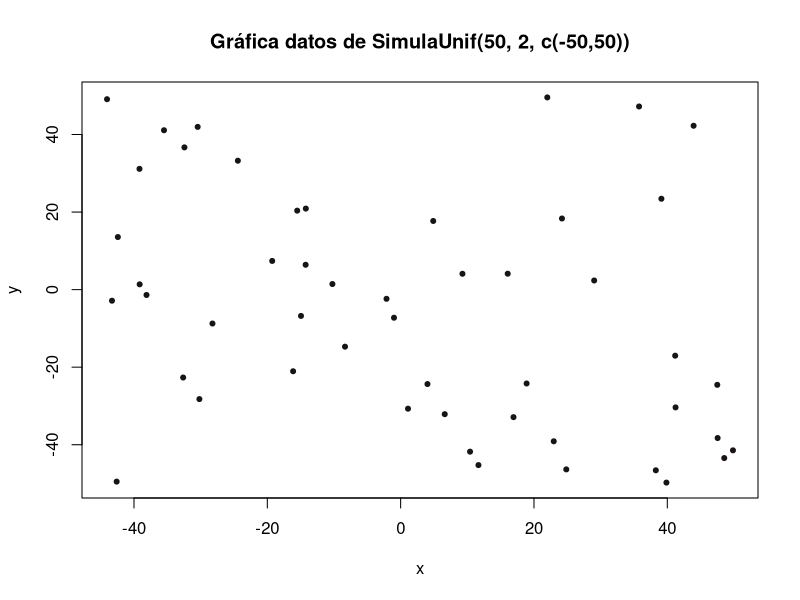
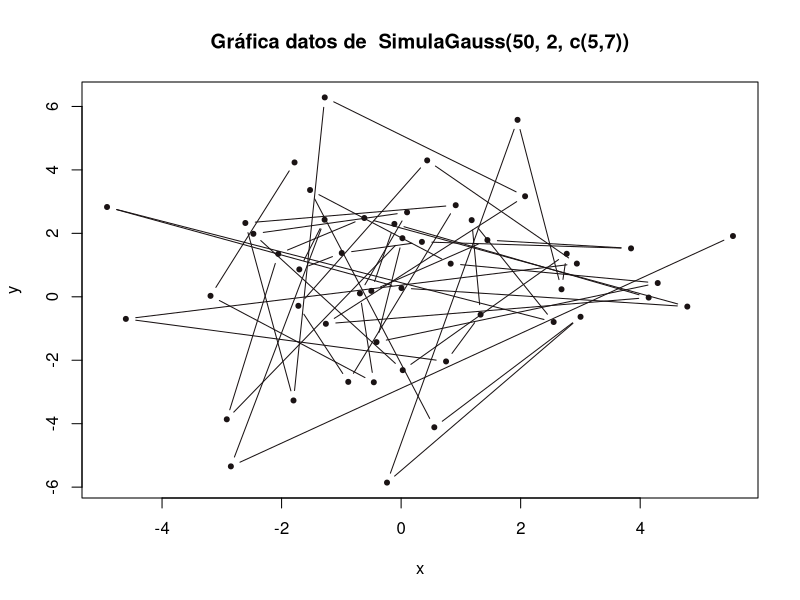
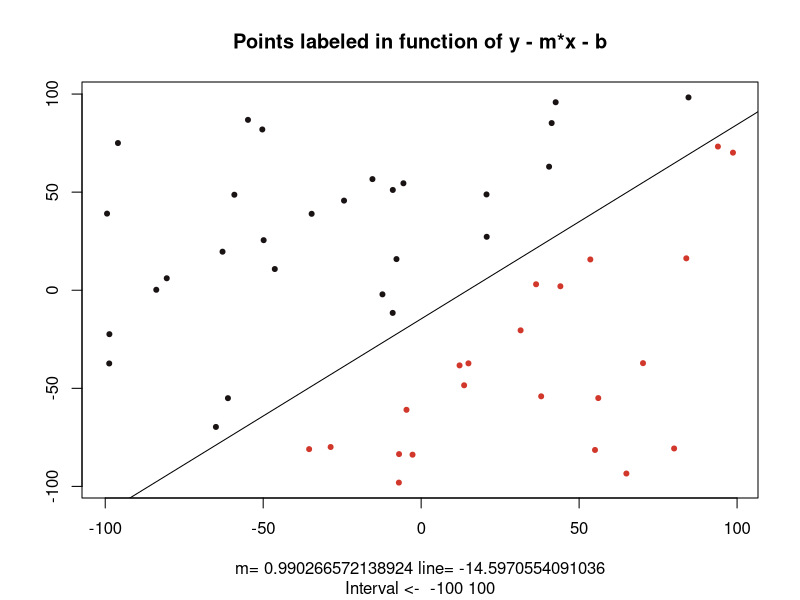
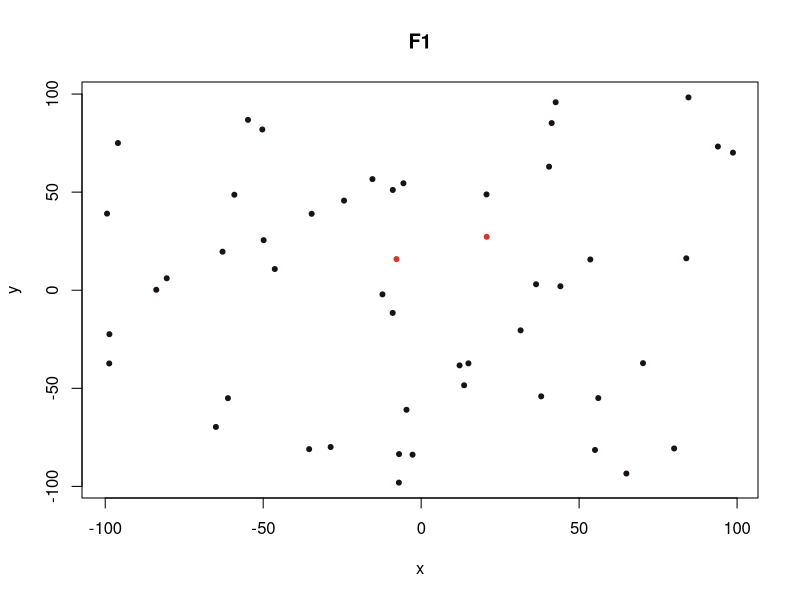
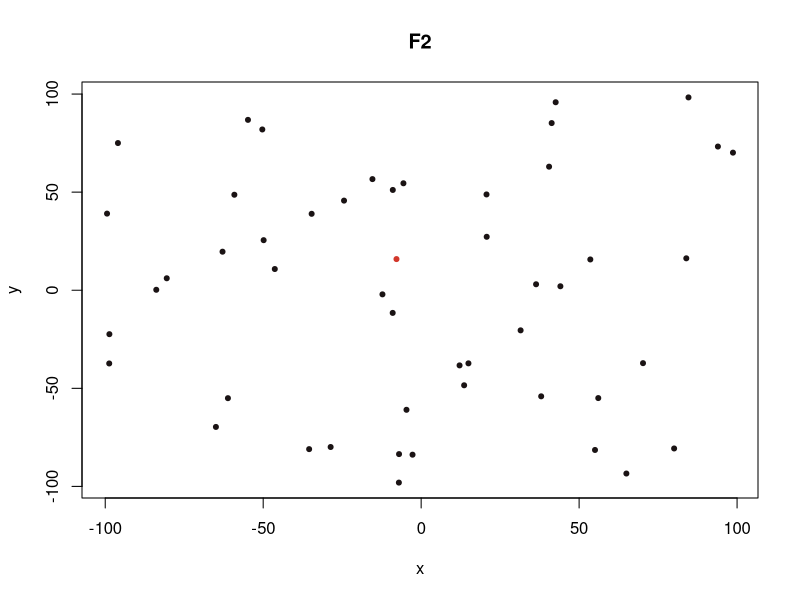
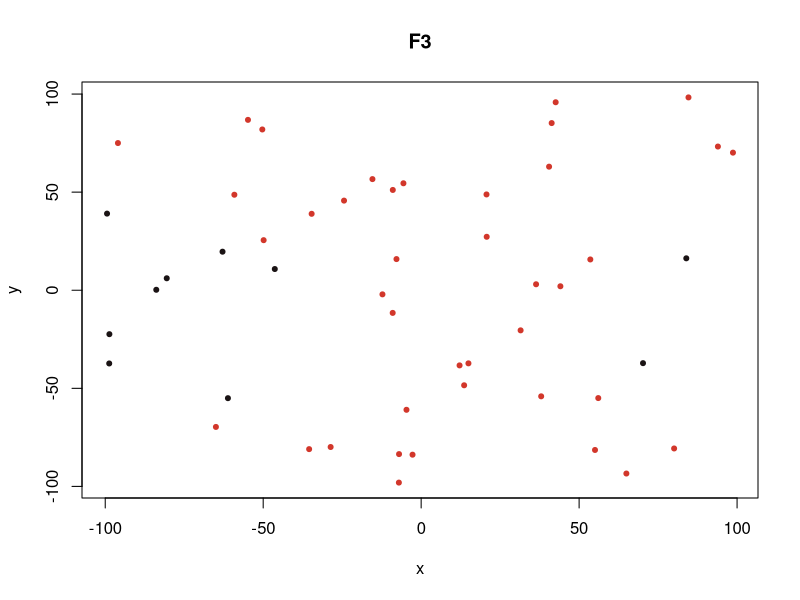
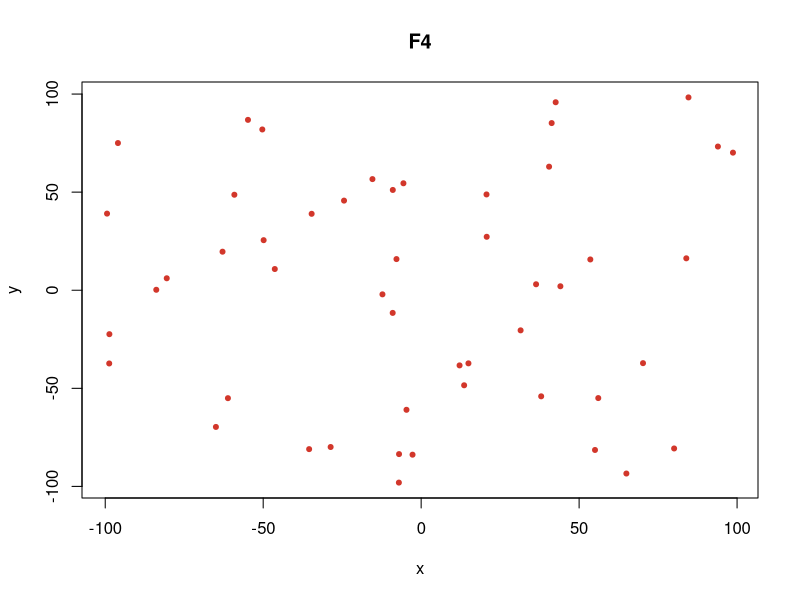
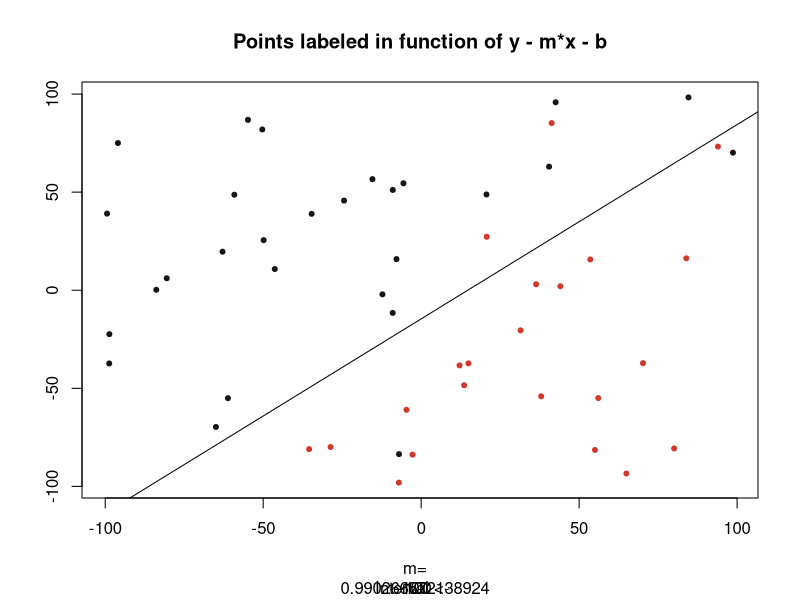

Source code (R) for these figures, in order: (Note: this script raises an error after producing the figures.)
## ---- chunk 1
knitr::opts_chunk$set(echo = TRUE)

# library(parallel)
# Calculate the number of cores
# cores.number <- detectCores()
# Initialize seed
# clusterSetRNGStream(cl, iseed = 1000000007)
set.seed(1000000007)
## ---- chunk 2
MyPlot <- function(data, labels = NULL, myMain = NULL, pch = 20, xlab = "x",
                   ylab = "y", ...) {
  # Wrapper function for plotting
  #
  # Args:
  #   Data: A data structure containing the data in the form x,y
  #   labels: Labels to color the data points
  #   rest of params: Graphical params to plot
  if (length(labels) != 0) {
    labels[labels == 1] <- "#1A1314"
    labels[labels == -1] <- "#D2372B"
  } else {
    labels <- "#1A1314"
  }

  if (is.null(dim(labels))) {
    plot(data,
         col = labels,
         pch = pch,
         xlab = xlab,
         ylab = ylab,
         ...)
  } else {
    for (i in seq(1, dim(labels)[2])) {
      plot(data,
           col = unlist(labels[i]),
           main = myMain[i],
           pch = pch,
           xlab = xlab,
           ylab = ylab,
           ...)
    }
  }
}
## ---- chunk 3
SimulaUnif <- function(N, dimen = 1, rango = c(0:1)) {
  # Generate a list of vectors populated with uniform distributed random numbers
  #
  # Args:
  #   N: Length of the list
  #   dimen: The dimension of each vector in the list
  #   rango: Range to use generating the numbers
  #
  # Returns:
  #   A list of vectors populated randomly
  array(runif(dimen*N, rango[1], rango[2]),
        dim = c(N, dimen))
}

SimulaUnif(10, 5, c(10,100))
SimulaUnif(10, 2)
SimulaUnif(10)
## ---- chunk 4
SimulaGauss <- function(N, dimen = 1, sig = 1){
  # Generate a list of vectors populated using the normal (Gaussian)
  # distribution
  #
  # Args:
  #   N: Length of the list
  #   dimen: The dimension of each vector in the list
  #   sigma: Vector of Standard deviations
  #
  # Returns:
  #   A list of vectors populated randomly
  array(rnorm(dimen*N, sd = sqrt(sig)),
        dim = c(N, dimen))
}

SimulaGauss(10, 5, c(1,2))
## ---- chunk 5
datos <- SimulaUnif(50, 2, c(-50,50))
print(datos)
MyPlot(datos,
       main = "Gráfica datos de SimulaUnif(50, 2, c(-50,50))")
## ---- chunk 6
datos <- SimulaGauss(50, 2, c(5,7))
print(datos)
MyPlot(datos,
       main = "Gráfica datos de  SimulaGauss(50, 2, c(5,7))",
       type = "b")
## ---- chunk 7

SimulaRecta <- function(interval = c(-50, 50)){
  # Computes the slope and intercept values of two points in the given interval
  #
  # Args:
  #   interval: Interval from which to pick to random points
  #
  # Returns:
  #   A vector [m, l, p1, p2] where:
  #     - m is the slope 
  #     - l is the intercept
  #     - p1, p2, are the points randomly selected
  thePoints  <- SimulaUnif(2, 2, interval)
  
  # Compute the slope
  m <- (thePoints[1,1] - thePoints[2,2]) / (thePoints[1,1] - thePoints[2,1])
  
  # Compute y − y1 <- m(x − x1)
  line <- m * (thePoints[1,1] - thePoints[2,1]) + thePoints[2,2]
  
  c(m, line, thePoints)
}

interval <- c(-50, 50);
x <- SimulaUnif(5000, 2, interval);

result <- SimulaRecta(interval)
m <- result[1]
print(m)
line <- result[2]
print(line)
data <- array(result[3:6], c(2,2))
print(data)
## ---- chunk 8
interval <- c(-100, 100)
# Generate a set of points
x <- SimulaUnif(50, 2, interval)

fsign <- function(x, y, m, b){
  # Function to label a 2D Point
  y - m * x - b
}

straight <- SimulaRecta(interval)
m <- straight[1]
line <- straight[2]

# Apply fsign to each point of the set, each x,y will be passed to fsign
result <- mapply(fsign, x[,1], x[,2],
                 m = m,
                 b = line)

# Label the result with -1/1
result <- ifelse(result >= 0, 1, -1)

# Create a data frame to store the result
data.fsign <- data.frame(x      = x[,1],
                         y      = x[,2],
                         result = result)

# Draw the result
MyPlot(data.fsign[1:2],
       data.fsign$result,
       main = "Points labeled in function of y - m*x - b",
       xlab = paste(c("m=", m, "line=", line), collapse = " "),
       sub  = paste(c("Interval <- ", interval), collapse = " "),
       ylab = "")
abline(line,m)
## ---- chunk 9
# Define the functions
F1 <- function(x, y) {
  (x - 10) ^ 2 + (y - 20) ^ 2 - 400
}
F2 <- function(x, y){
  0.5 * (x + 10) ^ 2 + (y - 20) ^ 2 - 400
}
F3 <- function(x, y){
  0.5 * (x - 10) ^ 2 - (y + 20) ^ 2 - 400
}
F4 <- function(x, y){
  y - 20 * x ^ 2 - 5 * x + 3
}

# Generate a vector of functions
MultiFun <- function(x, y) {
      c(F1 = F1(x, y), 
        F2 = F2(x, y),
        F3 = F3(x, y),
        F4 = F4(x, y))
}

# Apply the functions
result <- mapply(MultiFun, x[,1], x[,2])

# Label the results
result <- ifelse(result >= 0, 1, -1)

# Create a data frame to store the result
data.functions <- data.frame(x  = x[,1],
                             y  = x[,2],
                             F1 = result[1,],
                             F2 = result[2,],
                             F3 = result[3,],
                             F4 = result[4,])

# Draw the result
MyPlot(data.functions[1:2], data.functions[3:6], c("F1", "F2", "F3", "F4"))
## ---- chunk 10
GetPercentageOfData <- function(x, condition = 1, percentage = .1){
  # Get the percentage of samples that meet condition
  #
  # Args:
  #   x: A vector containing the data
  #   condition: Condition that the data need to satisfy
  #   percentaje: What percentage of samples to get
  #
  # Returns:
  #   Indexes of the percentage of the samples that meet the condition
  meetCondition <- which(x == condition)
  sample(meetCondition, length(meetCondition) * percentage)
}

# Get a 10% of samples labeled with a 1
positive.index <- GetPercentageOfData(data.fsign$result)
data.fsign.noisy <- data.fsign
data.fsign.noisy$result[positive.index] <- -1

negative.index <- GetPercentageOfData(data.fsign$result, -1)
data.fsign.noisy$result[negative.index] <- 1

# Draw the result
MyPlot(data.fsign.noisy[1:2],
       data.fsign.noisy$result,
       main = "Points labeled in function of y - m*x - b",
       xlab = paste(c("m=", m, "line=", line), collapse <- " "),
       sub  = paste(c("Interval <- ", interval), collapse <- " "),
       ylab = "")
abline(line,m)
## ---- chunk 11
# Initiate cluster
# cl <- makeCluster(cores.number, type = "FORK")
# Get a 10% of samples labeled with a 1 in all 4 functions
# system.time(positive.index <- parLapply(cl, data.functions[3:6], GetPercentageOfData))
positive.index <- lapply(data.functions[3:6], GetPercentageOfData)

data.functions.noisy <- data.functions
# Change 1 by -1
data.functions.noisy$F1[positive.index$F1] <- -1
data.functions.noisy$F2[positive.index$F2] <- -1
data.functions.noisy$F3[positive.index$F3] <- -1
data.functions.noisy$F4[positive.index$F4] <- -1

# Get a 10% of samples labeled with a 1 in all 4 functions
# negative.index <- parLapply(cl, data.functions[3:6], GetPercentageOfData, condition = -1)
negative.index <- lapply(data.functions[3:6], GetPercentageOfData, condition = -1)

# Free memory of the cluster
# stopCluster(cl)

# Change -1 by 1
data.functions.noisy$F1[negative.index$F1] <- 1
data.functions.noisy$F2[negative.index$F2] <- 1
data.functions.noisy$F3[negative.index$F3] <- 1
data.functions.noisy$F4[negative.index$F4] <- 1

# Draw the result
# par(mfrow <- c(2,2))
MyPlot(data.functions.noisy[1:2], data.functions.noisy[3:6],
       c("F1", "F2", "F3", "F4"))
## ---- chunk 12
AjustaPla <- function(data,
                      label,
                      max_iter       = 1000,
                      vini           = matrix(0, 1, 3),
                      visual         = F,
                      show.last.iter = F,
                      memory         = F) {
  # Get the weight to learn from the data passed as parameter
  # using the 2D Perceptron algorithm
  #
  # Args:
  #   data: A matrix with the data (xn, yn)
  #   label: The labels for the data passed in
  #   max_iter: How much iter to find a solution
  #   vini: Initial weights
  #   visual: Draw each hyperplane found
  #   show.last.iter: Draw the last hyperplane found, even when the algorithm
  #     does not converge
  #   memory: Tells the algorithm if it has to store the best result in each
  #     iteration in the case of not converging
  #
  # Returns:
  #   The weights learned to adjust the data set and how many iterations it 
  #   did in a data frame.
  #   If the PLA did not converged in within max_iter, the currents weights
  #   are returned and the iterations are set to -1
  
  GetSign <- function(values){
    # Return the sign for the values
    #
    # Args:
    #   values: The values to get the sign of.
    #
    # Returns:
    #   The sign of the values
    return(ifelse(values >= 0, 1, -1))
  }
  
  DrawBoundary <- function(w, color = '#525F7F', ...) {
  # Plot decision boundary defined by
  # a parameter vector w
  
  # As your decision function is simply sgn(w1*x+w2*y+w3) then the decision boundary equation is a line with canonical form w1*x + w2*y + w3 <- 0.
  # 
  # |w3|/||w|| is the distance from the origin, w3 itself does not have a good geometrical interpretation (as long as w is not unit-length).
  # 
  # In order to plot line with such equation you can simply draw a line through (0,-w3/w2) and (-w3/w1,0) (assuming that both w1 and w2 are non-zero)
  
    w <- as.numeric(w)
    
    b <- w[1]
    w1 <- w[2]
    w2 <- w[3]
    
    slope <- -(w1 / w2)
    intercept <- -(b / w2)
    
    abline(a   = intercept,
           b   = slope,
           col = color,
           ...)
  }
  
  converged <- F
  alpha <- 50
  
  if (visual == T) {
    x.lim = max(data) + 50
    MyPlot(data, label, xlim = c(-x.lim, x.lim), ylim = c(-x.lim, x.lim))
    # Fix for rmd pdf generation, this put every plot below each other, no overflows
    cat('\r\n\r\n')
  }
  
  # Add x0
  data <- cbind(rep(1, nrow(data)), data)
  
  # Convert weights as matrix
  as.matrix(vini)
  
  # Begin the perceptron
  nIters <- 0
  
  vini.best <- vini
  e.in.best <- nrow(data)
  
  while (!converged && nIters <= max_iter) {
    # while there are mis-classifications
    
    nIters <- nIters + 1
    
    # Calculate h(x) with the weight vector vini and the data input data
    h.function <- GetSign(vini %*% t(data))
    
    # Calculate the misclassified mask
    misclassified.subseting <- h.function != label

    if (all(misclassified.subseting == F)) {
      converged <- T
    } else {
      # Update the weight vector for a point randomly selected
      
      # Get the misclassified points out
      misclassified.points <- data[misclassified.subseting, , drop = F]
      misclassified.points.labels <- label[misclassified.subseting]
      
      # Get one of them
      misclassified.point.index <- sample(dim(misclassified.points)[1], 1)
      misclassified.point <- misclassified.points[misclassified.point.index,
                                                  , drop = F]
      misclassified.point.label <-
        misclassified.points.labels[misclassified.point.index]
      
      # Always store the best of all results
      if (memory == T && !all(vini == 0)) {
        e.in.current <- sum(misclassified.subseting)
        if (e.in.current < e.in.best) {
          e.in.best <- e.in.current
          vini.best <- vini
        }
      }
      
      # update the weights
      vini <- vini + misclassified.point.label %*% misclassified.point
      
      
      if (visual == T) {
        if (alpha >= 128) {
          alpha <- 10
        }
        DrawBoundary(vini, rgb(82/255,95/255,127/255, alpha/255))
        alpha <- alpha + 1
      }
      
    }
  }

  if (!converged) {
    nIters <- -1
    
    # Return the best solution found in all iterations, not just the last one
    if (memory == T && !all(vini == 0)) {
      vini <- vini.best
    }
    
    if (show.last.iter == T && visual == T) {
      DrawBoundary(vini, "#D2372B", lwd = 3)
      legend('bottomright',
           c("Last Iter", "PLA History"),
           lty = c(1,1),
           lwd = c(2.5,2.5),
           col = c("#D2372B","#525F7F"))
    }
    
  } else if (visual == T) {
    DrawBoundary(vini, "#F9CE0C", lwd = 3)
    legend('bottomright',
           c("Final", "PLA History"),
           lty = c(1,1),
           lwd = c(2.5,2.5),
           col = c("#F9CE0C","#525F7F"))
  }
  
  # return as a unit vector
  vini <- vini / sqrt(sum(vini * vini))
  
  data.frame(vini = vini,
             iter = nIters)
}

LabelData <- function(p){
  # Returns the corresponding label to the data, giving +1/-1 depending on
  # which side of the line the point lies
  #
  # Args:
  #   p: The points to label
  #
  # Returns:
  #   The labels (+1/-1) for the data
  
  # Initialize a random plane to separate the -1, +1
  line <- matrix(runif(4, -1, 1), 2, 2)
  line[1,2] <- -1
  line[2,2] <- +1
  
  # Given two points, determine if a point from the data set lies on the -1
  # side or the 1 side.
  # The points are A, B, the query points (X,Y)
  # The equation is (Bx - Ax) * (Y - Ay) - (By - Ay) * (X - Ax)
  values <- (line[2,1] - line[1,1]) * (p[,2] - line[1,2]) -
    (line[2,2] - line[1,2]) * (p[,1] - line[1,1])
  
  return(ifelse(values > 0, 1, -1))
}

# Initialize N random points, and Y
n <- 500
x <- matrix(runif(n*2, -1, 1), n, 2)
y <- LabelData(x)

# Run perceptron algorithm
w <- AjustaPla(x, y, visual = T)

ShowPlaResult <- function(w, x, y){
  iter <- w[4]
  w <- as.double(w[-4])
  
  if (iter != -1) {
    ## PLA converged
    
    # Plot the points according to its actual class
    MyPlot(x, y, main = paste("Perceptron training against N <- ", n))
    
    # Plot the learned boundary
    # DrawBoundary(w)
    # legend('bottomright', c("Exact", "Learned"), lty=c(1,1), lwd=c(2.5,2.5),col=c("green","red"))
  } else {
    cat("PLA did not converge")
  }
}

# ShowPlaResult(w, x, y)
## ---- chunk 13

perceptron.data <- as.matrix(data.fsign[1:2])
y <- LabelData(perceptron.data)

perceptron.result.10times.weights.zero <- replicate(100, {
  perceptron.result <- AjustaPla(data  = perceptron.data,
                                 label = y)
  perceptron.result[4]
})

perceptron.result.10times.weights.random <- replicate(100, {
  
  weights <- matrix(runif(3, -1, 1), 1,3)
  
  perceptron.result <- AjustaPla(data  = perceptron.data,
                                 label = y,
                                 vini  = weights)
  perceptron.result[4]
})

cat("The mean iterations of execute PLA 100 times with a vini of 0 is",
    as.character(mean(as.numeric(perceptron.result.10times.weights.zero))),
    "\nIts sd is ", 
    as.character(sd(as.numeric(perceptron.result.10times.weights.zero))))

cat("The mean iterations of execute PLA 100 times with a random vini",
    as.character(mean(as.numeric(perceptron.result.10times.weights.random))),
    "\nIts sd is ", 
    as.character(sd(as.numeric(perceptron.result.10times.weights.random))))
## ---- chunk 14
# Show the noisy data
MyPlot(data   = data.fsign.noisy[1:2],
       labels = data.fsign.noisy[3])

perceptron.data.noisy <- as.matrix(data.fsign.noisy[1:2])

#  Parallel version
# mcmapply(AjustaPla, 
#                       max_iter = c(100, 1000, 10000),
#                       MoreArgs = list(data   = perceptron.data.noisy,
#                                       label  = data.fsign.noisy[3],
#                                       visual = T),
#          mc.cores = detectCores())

# Launch the algorithm three times, with different values for max_iter
# and draw the result of the last hyperplane calculated
ws <- mapply(AjustaPla, 
             max_iter = c(10, 100, 1000),
             MoreArgs = list(data           = perceptron.data.noisy,
                             label          = data.fsign.noisy[3],
                             visual         = T,
                             show.last.iter = T))
ws <- ws[-4,]
    
w.10.iters <- ws[,1]
w.100.iters <- ws[,2]
w.1000.iters <- ws[,3]

GetLabelsFromWeight <- function(w, data) {
  # Get the labels asociated with the hyperplane passed in as parameter.
  #
  # Args:
  #   data: A matrix with the data (xn, yn)
  #   w: Weights from which decide if a point lies on one side or another
  #
  # Returns:
  #   A vector with labels for the data
  w <- as.numeric(w)
  
  b <- w[1]
  w1 <- w[2]
  w2 <- w[3]
  
  slope <- -(w1 / w2)
  intercept <- -(b / w2)
  
  ifelse(slope * data[,1] + intercept - data[,2] >= 0, 1, -1)
}

# this are where the points divided by the perceptron lies
error.10.iters <- sum(GetLabelsFromWeight(w.10.iters, perceptron.data.noisy) != data.fsign.noisy[3])
error.100.iters <- sum(GetLabelsFromWeight(w.100.iters, perceptron.data.noisy) != data.fsign.noisy[3])
error.1000.iters <- sum(GetLabelsFromWeight(w.1000.iters, perceptron.data.noisy) != data.fsign.noisy[3])

cat("Missclassified points with 10 iters: ", error.10.iters)
cat("Missclassified points with 100 iters: ", error.100.iters)
cat("Missclassified points with 1000 iters: ", error.1000.iters)

# user.input <- readline("Press <return> to continue to the next exercise") 
## ---- chunk 15
MyPlot(data   = data.functions[1:2],
       labels = data.functions$F1,
       main   = "The data labeles with the function F1")

perceptron.data <- as.matrix(data.functions[1:2])

ws <- mapply(AjustaPla, 
             max_iter = c(10, 100, 1000),
             MoreArgs = list(data           = perceptron.data,
                             label          = data.functions$F1,
                             visual         = T,
                             show.last.iter = T))
ws <- ws[-4,]
w.10.iters <- ws[,1]
w.100.iters <- ws[,2]
w.1000.iters <- ws[,3]

error.10.iters <- sum(GetLabelsFromWeight(w.10.iters, perceptron.data) != data.functions$F1)
error.100.iters <- sum(GetLabelsFromWeight(w.100.iters, perceptron.data) != data.functions$F1)
error.1000.iters <- sum(GetLabelsFromWeight(w.1000.iters, perceptron.data) != data.functions$F1)

cat("Missclassified points with 10 iters: ", error.10.iters)
cat("Missclassified points with 100 iters: ", error.100.iters)
cat("Missclassified points with 1000 iters: ", error.1000.iters)

# user.input <- readline("Press <return> to continue to the next exercise") 
## ---- chunk 16
mapply(AjustaPla, 
             max_iter = c(10, 100, 1000),
             MoreArgs = list(data           = perceptron.data.noisy,
                             label          = data.fsign.noisy[3],
                             visual         = T,
                             show.last.iter = T))
## ---- chunk 17
MyPlot(perceptron.data, data.fsign[3])
set.seed(1000000007)
w.no.memory <- AjustaPla(data           = perceptron.data.noisy,
                         label          = data.fsign.noisy[3],
                         visual         = T,
                         show.last.iter = T)
set.seed(1000000007)
w.memory <- AjustaPla(data           = perceptron.data.noisy,
                      label          = data.fsign.noisy[3],
                      visual         = T,
                      show.last.iter = T,
                      memory         = T)
## ---- chunk 18
sum(GetLabelsFromWeight(w.memory[-4], perceptron.data.noisy) != data.fsign.noisy[3])
sum(GetLabelsFromWeight(w.no.memory[-4], perceptron.data.noisy) != data.fsign.noisy[3])
## ---- chunk 19
perceptron.data <- as.matrix(data.functions[1:2])
ws <- mapply(AjustaPla, 
             max_iter = c(10, 100, 1000),
             MoreArgs = list(data           = perceptron.data,
                             label          = data.functions$F1,
                             visual         = T,
                             show.last.iter = T,
                             memory = F))
ws <- ws[-4,]
w.10.iters <- ws[,1]
w.100.iters <- ws[,2]
w.1000.iters <- ws[,3]

error.10.iters <- sum(GetLabelsFromWeight(w.10.iters, perceptron.data) != data.functions$F1)
error.100.iters <- sum(GetLabelsFromWeight(w.100.iters, perceptron.data) != data.functions$F1)
error.1000.iters <- sum(GetLabelsFromWeight(w.1000.iters, perceptron.data) != data.functions$F1)

DrawBoundary(w.1000.iters, 'green')

# MyPlot(perceptron.data, data.functions$F1)

cat("Missclassified points with 10 iters: ", error.10.iters)
cat("Missclassified points with 100 iters: ", error.100.iters)
cat("Missclassified points with 1000 iters: ", error.1000.iters)

# user.input <- readline("Press <return> to continue to the next exercise") 
## ---- chunk 20
# library(knitr)
# purl("P1.Rmd")
